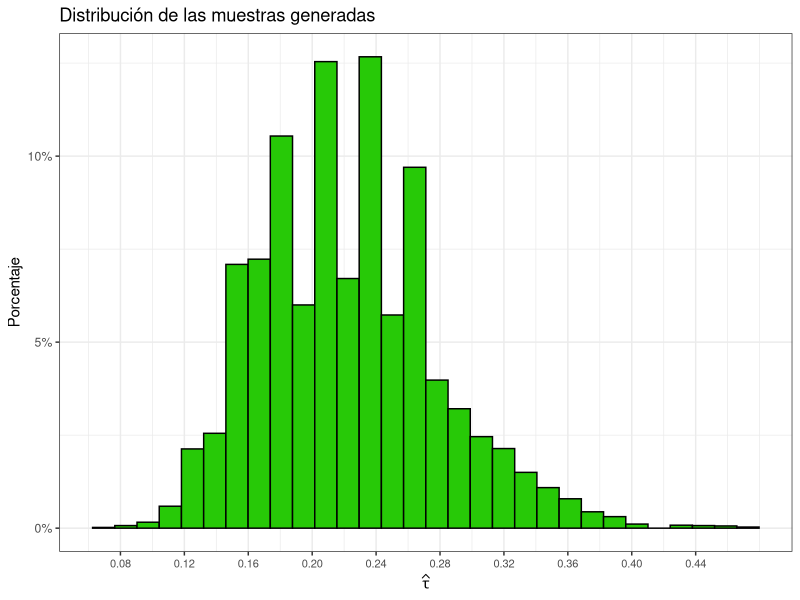

Reproduce this figure in R. (Note: this script raises an error after producing the figure.)
## ---- chunk 1
rm(list = ls(all.names = TRUE))
gc()

# Configuración global de los bloques de código (chunk's)
knitr::opts_chunk$set(
	echo = FALSE,
	fig.align = "center",
	fig.dim = c(4.0, 3.0),
	fig.pos = "htbp",
	message = FALSE,
	warning = FALSE,
	error = F
)
## ---- chunk 2

set.seed(921) #No. de cuenta que termina en 921

library(ggplot2)

## ---- chunk 3

# Generación de muestras para el estimador de tau, se almacena en un solo dataframe.

mc_tau = c()

for (i in 1:10000){
  mc_tau_i = (24/25)^(sum(rpois(25, lambda = 1.5)))
  mc_tau = c(mc_tau, mc_tau_i)
}

mc_tau_df = data.frame(mc_tau)
mc_tau_df$sq_mc_tau_df = mc_tau_df$mc_tau^2

# Esperanza y varianza. Obtenemos la esperanza de acuerdo a la fórmula proporcionada.

mc_expec_tau = sum(mc_tau)/10000

mc_var_tau = sum(mc_tau_df$sq_mc_tau_df)/10000 - mc_expec_tau^2


print(max(mc_tau))
print(mc_expec_tau)
print(mc_var_tau)

## ---- chunk 4

# Histograma para tau obtenido por el método de Monte Carlo.

ggplot(mc_tau_df, aes(x = mc_tau)) +
  geom_histogram(color = 'black', fill = '#27C907', aes(y = (..count..)/sum(..count..)), bins = 30) +
  labs(
    title = 'Distribución de las muestras generadas',
    x = expression(widehat(tau)),
    y = 'Porcentaje',
  ) +
  scale_x_continuous(breaks = seq(0, max(mc_tau), 0.04)) +
  scale_y_continuous(labels = scales::percent) +
  theme_bw() +
  theme(axis.text.x = element_text(size = 8)) 

## ---- chunk 5

# Generación de muestras Poisson y almacenado en un dataframe.

b_tau = rpois(25, lambda = 1.5)

b_tau_df = data.frame(b_tau)

View(b_tau_df)

# Definimos una función para obtener el parámetro buscado.

estadistica_tau = function(data, index){
  new_data = data[c(index)]
  tau_param = (24/25)^(sum(new_data))
  return(tau_param)
}

# Bootstrap con lo definido previamente.

bstrap = boot::boot(data = b_tau, R = 10000, statistic = estadistica_tau)

print(bstrap$t0)
print(var(bstrap$t))

# Dataframe auxiliar para la gráfica.

b_tau_g_df = data.frame(bstrap$t)

